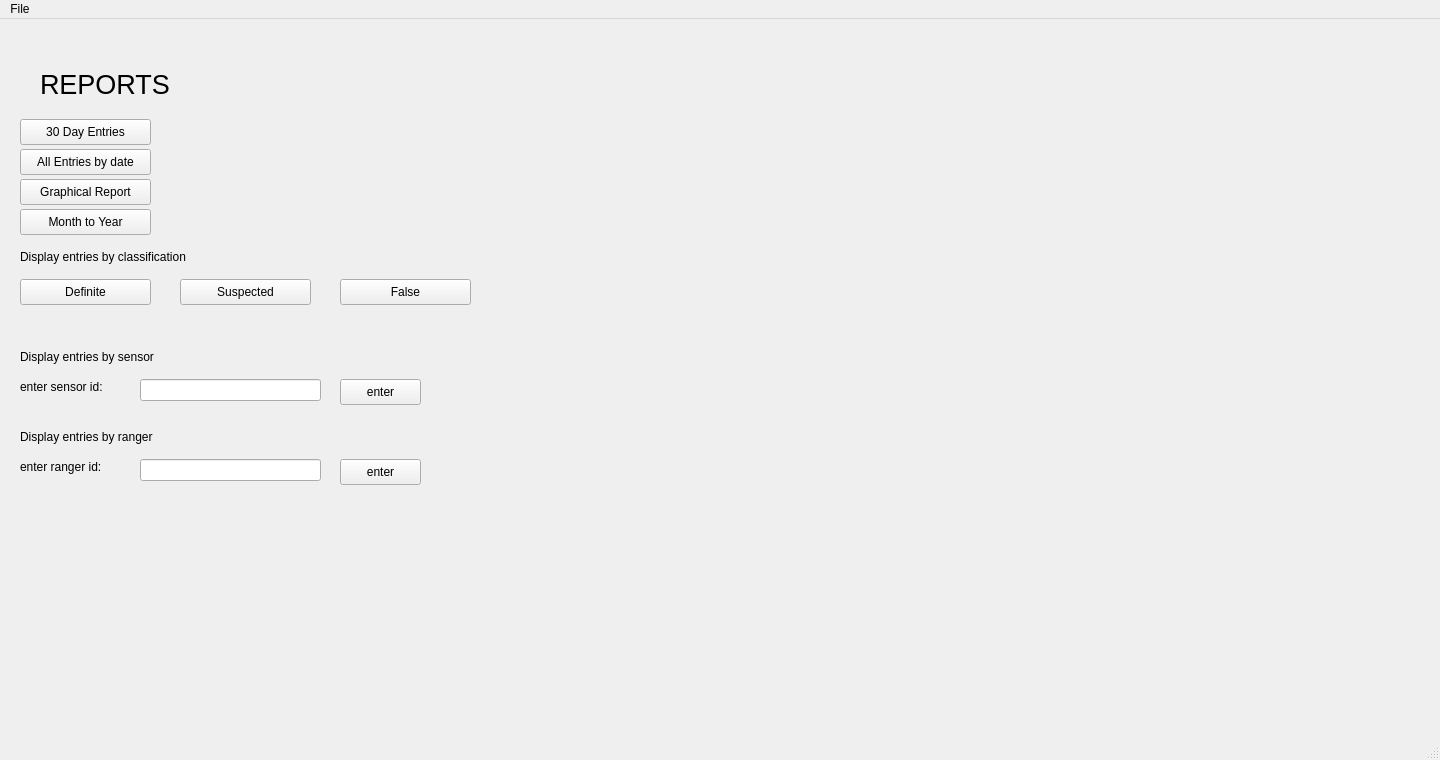
<?xml version="1.0" encoding="UTF-8"?>
<ui version="4.0">
 <class>reports_window</class>
 <widget class="QMainWindow" name="reports_window">
  <property name="geometry">
   <rect>
    <x>0</x>
    <y>0</y>
    <width>1440</width>
    <height>760</height>
   </rect>
  </property>
  <property name="windowTitle">
   <string>MainWindow</string>
  </property>
  <widget class="QWidget" name="centralwidget">
   <widget class="QPushButton" name="days_entries_button">
    <property name="geometry">
     <rect>
      <x>20</x>
      <y>100</y>
      <width>131</width>
      <height>26</height>
     </rect>
    </property>
    <property name="text">
     <string>30 Day Entries</string>
    </property>
   </widget>
   <widget class="QPushButton" name="entries_by_date_button">
    <property name="geometry">
     <rect>
      <x>20</x>
      <y>130</y>
      <width>131</width>
      <height>26</height>
     </rect>
    </property>
    <property name="text">
     <string>All Entries by date</string>
    </property>
   </widget>
   <widget class="QPushButton" name="graphicalreport_button">
    <property name="geometry">
     <rect>
      <x>20</x>
      <y>160</y>
      <width>131</width>
      <height>26</height>
     </rect>
    </property>
    <property name="text">
     <string>Graphical Report</string>
    </property>
   </widget>
   <widget class="QLabel" name="main_label">
    <property name="geometry">
     <rect>
      <x>40</x>
      <y>30</y>
      <width>211</width>
      <height>71</height>
     </rect>
    </property>
    <property name="font">
     <font>
      <pointsize>20</pointsize>
     </font>
    </property>
    <property name="text">
     <string>REPORTS</string>
    </property>
   </widget>
   <widget class="QLabel" name="classification_label">
    <property name="geometry">
     <rect>
      <x>20</x>
      <y>230</y>
      <width>201</width>
      <height>16</height>
     </rect>
    </property>
    <property name="text">
     <string>Display entries by classification</string>
    </property>
   </widget>
   <widget class="QPushButton" name="class_defo_button">
    <property name="geometry">
     <rect>
      <x>20</x>
      <y>260</y>
      <width>131</width>
      <height>26</height>
     </rect>
    </property>
    <property name="text">
     <string>Definite</string>
    </property>
   </widget>
   <widget class="QPushButton" name="class_sus_button">
    <property name="geometry">
     <rect>
      <x>180</x>
      <y>260</y>
      <width>131</width>
      <height>26</height>
     </rect>
    </property>
    <property name="text">
     <string>Suspected</string>
    </property>
   </widget>
   <widget class="QPushButton" name="class_false_button">
    <property name="geometry">
     <rect>
      <x>340</x>
      <y>260</y>
      <width>131</width>
      <height>26</height>
     </rect>
    </property>
    <property name="text">
     <string>False</string>
    </property>
   </widget>
   <widget class="QLabel" name="sensor_entries_label">
    <property name="geometry">
     <rect>
      <x>20</x>
      <y>330</y>
      <width>201</width>
      <height>16</height>
     </rect>
    </property>
    <property name="text">
     <string>Display entries by sensor</string>
    </property>
   </widget>
   <widget class="QLabel" name="sensor_id_label">
    <property name="geometry">
     <rect>
      <x>20</x>
      <y>360</y>
      <width>101</width>
      <height>16</height>
     </rect>
    </property>
    <property name="text">
     <string>enter sensor id:</string>
    </property>
   </widget>
   <widget class="QLineEdit" name="sensor_id_text">
    <property name="geometry">
     <rect>
      <x>140</x>
      <y>360</y>
      <width>181</width>
      <height>22</height>
     </rect>
    </property>
    <property name="autoFillBackground">
     <bool>false</bool>
    </property>
   </widget>
   <widget class="QPushButton" name="sensorid_enter_button">
    <property name="geometry">
     <rect>
      <x>340</x>
      <y>360</y>
      <width>81</width>
      <height>26</height>
     </rect>
    </property>
    <property name="text">
     <string>enter</string>
    </property>
   </widget>
   <widget class="QLabel" name="entries_by_ranger_label">
    <property name="geometry">
     <rect>
      <x>20</x>
      <y>410</y>
      <width>201</width>
      <height>16</height>
     </rect>
    </property>
    <property name="text">
     <string>Display entries by ranger</string>
    </property>
   </widget>
   <widget class="QLabel" name="rangerid_label">
    <property name="geometry">
     <rect>
      <x>20</x>
      <y>440</y>
      <width>101</width>
      <height>16</height>
     </rect>
    </property>
    <property name="text">
     <string>enter ranger id:</string>
    </property>
   </widget>
   <widget class="QLineEdit" name="rangerid_text">
    <property name="geometry">
     <rect>
      <x>140</x>
      <y>440</y>
      <width>181</width>
      <height>22</height>
     </rect>
    </property>
    <property name="autoFillBackground">
     <bool>false</bool>
    </property>
   </widget>
   <widget class="QPushButton" name="rangerid_enter_button">
    <property name="geometry">
     <rect>
      <x>340</x>
      <y>440</y>
      <width>81</width>
      <height>26</height>
     </rect>
    </property>
    <property name="text">
     <string>enter</string>
    </property>
   </widget>
   <widget class="QPushButton" name="month_to_year_button">
    <property name="geometry">
     <rect>
      <x>20</x>
      <y>190</y>
      <width>131</width>
      <height>26</height>
     </rect>
    </property>
    <property name="text">
     <string>Month to Year</string>
    </property>
   </widget>
  </widget>
  <widget class="QMenuBar" name="menubar">
   <property name="geometry">
    <rect>
     <x>0</x>
     <y>0</y>
     <width>1440</width>
     <height>21</height>
    </rect>
   </property>
   <widget class="QMenu" name="menuFile">
    <property name="title">
     <string>File</string>
    </property>
    <addaction name="actionClose"/>
   </widget>
   <addaction name="menuFile"/>
  </widget>
  <widget class="QStatusBar" name="statusbar"/>
  <action name="actionClose">
   <property name="text">
    <string>Close</string>
   </property>
  </action>
 </widget>
 <resources/>
 <connections/>
</ui>
